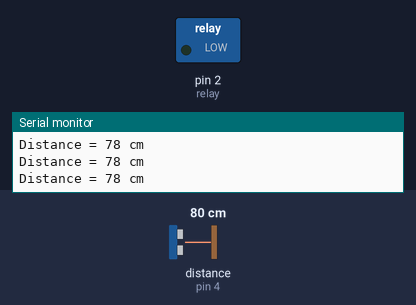
A sketch run on a simulated Arduino Uno, built with avr-gcc and run on an emulated ATmega328P. Shown: switched loads named in the sketch (green lamp = pin HIGH), the last lines printed to the serial monitor. Wiring (inferred from the names in the program): ultrasonic range finder: trigger pin 3; echo pin 4. Inputs (shaded band) come from the test bench; at power-on: distance to the obstacle (sensor on pin 4) 80 cm. The echo pulse lasts 58.3 µs per cm; pins used as bus, display or sensor lines are not drawn.

Above: at 1.2 s.
1.3 s: distance to the obstacle (sensor on pin 4) set to 24 cm
2.8 s: distance to the obstacle (sensor on pin 4) set to 19 cm
At 3.7 s:
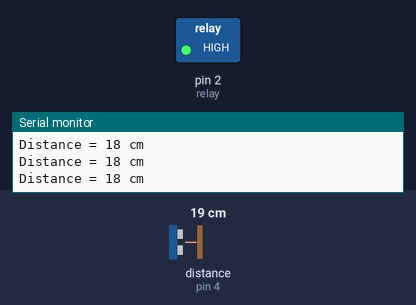
4.3 s: distance to the obstacle (sensor on pin 4) set to 35 cm
At 4.7 s:
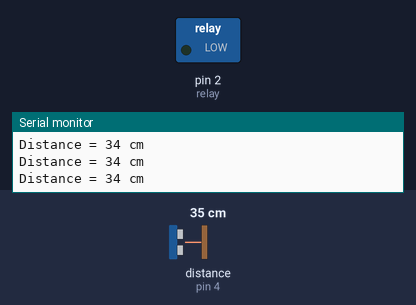
5.8 s: distance to the obstacle (sensor on pin 4) set to 2 cm
At 6.2 s:
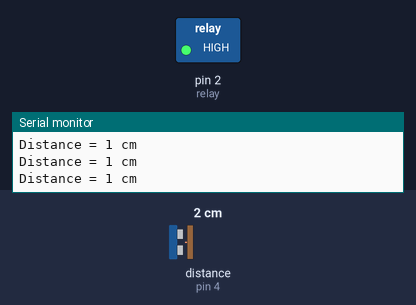
Timing chart, 0 to 8.3 s (numbered marks = the images above; inputs shaded):
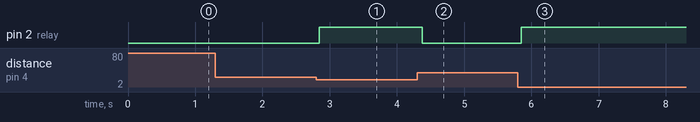

Measured:
- the behaviour switches between 22 and 21 cm on distance to the obstacle (sensor on pin 4) (found by bisection; images 0 and 1)
- after the input at 2.8 s, pin 2 (relay): LOW → HIGH after 0.05 s
- after the input at 4.3 s, pin 2 (relay): HIGH → LOW after 0.07 s
- after the input at 5.8 s, pin 2 (relay): LOW → HIGH after 0.05 s

The sketch:

hs.ino
```cpp
#define trigPin 3
#define echoPin 4

byte relay = 2;
long duration;
int distance;

void setup() {
  // Define inputs and outputs:
  pinMode(trigPin, OUTPUT);
  pinMode(echoPin, INPUT);
  pinMode(relay, OUTPUT);

  Serial.begin(9600);
}

void loop() {
  digitalWrite(trigPin, LOW);
  delayMicroseconds(5);

  digitalWrite(trigPin, HIGH);
  delayMicroseconds(10);
  digitalWrite(trigPin, LOW);

  duration = pulseIn(echoPin, HIGH);

  distance = duration * 0.034 / 2;

  Serial.print("Distance = ");
  Serial.print(distance);
  Serial.println(" cm");

  if(distance < 21){
    digitalWrite(relay, HIGH);
    delay(50);
  } else {
    digitalWrite(relay, LOW);
  }
  delay(50);
}
```
